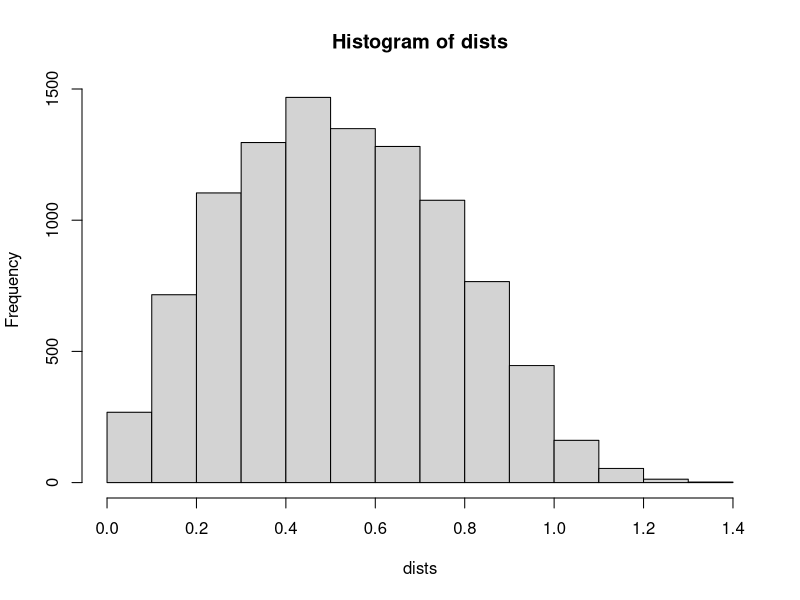

Write R code to recreate this figure.
dists<-c()
for (i in 1:10000) {
 P1<-runif(2)
 P2<-runif(2)
 dist<-sqrt(sum((P1-P2)^2))
 dists<-c(dists, dist)
}
mean.dist<-mean(dists)
sd.dist<-sd(dists)
cat(mean.dist,sd.dist,"\n")
hist(dists)